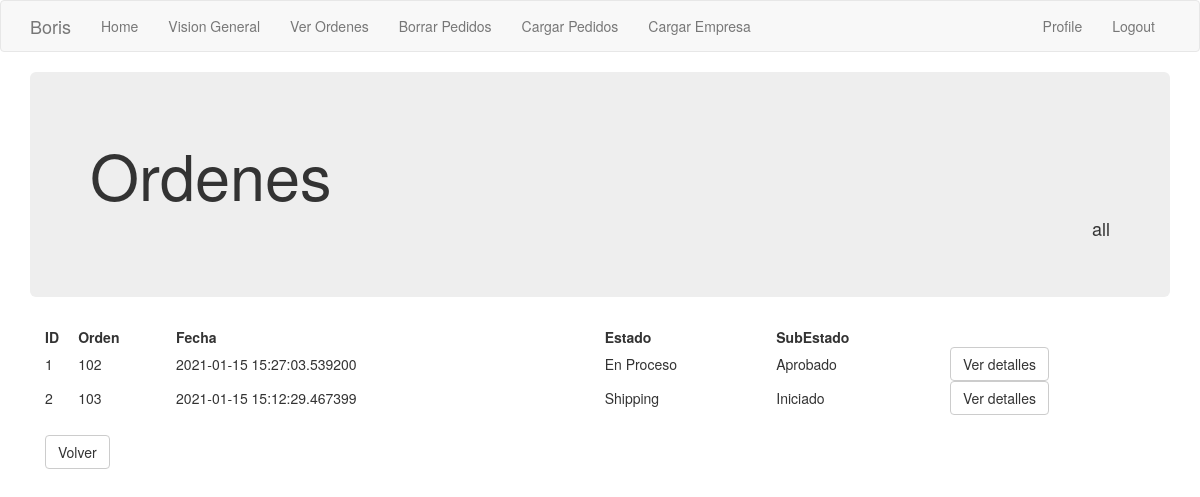
Page /ordenes/all (signed in) on the committed database.
### app/models.py (models this page shows, shortened)
class Order_header(db.Model):
    id = db.Column(db.Integer, primary_key=True)
    order_number = db.Column(db.Integer, index=True)
    order_id_anterior = db.Column(db.Integer)
    creation_date = db.Column(db.String(35), index=True)
    last_update_date = db.Column(db.String(35))
    payment_method = db.Column(db.String(10))
    payment_card = db.Column(db.String(10))
    courier_order_id = db.Column(db.String(64), index=True)
    status = db.Column(db.String(15))
    sub_status = db.Column(db.String(15))
    customer_address = db.Column(db.String(64))
    customer_number = db.Column(db.String(10))
    customer_floor = db.Column(db.String(10))
    customer_zipcode = db.Column(db.String(8))
    customer_locality = db.Column(db.String(64))
    customer_city = db.Column(db.String(64))
    customer_province = db.Column(db.String(64))
    customer_country = db.Column(db.String(64))
    detalle = db.relationship('Order_detail', backref='productos', lazy='dynamic')
    customer_id = db.Column(db.Integer, db.ForeignKey('customer.id'))
    store = db.Column(db.Integer, db.ForeignKey('company.store_id'))

### app/main/routes.py (the view)
@bp.route('/ordenes/<estado>', methods=['GET', 'POST'])
@login_required
def ver_ordenes(estado):
    if estado == 'all':
        ordenes =  Order_header.query.filter_by(store=current_user.store).all()
    else :
        ordenes = db.session.query(Order_header).filter((Order_header.store == current_user.store)).filter((Order_header.status == estado))
    return render_template('ordenes.html', title='Ordenes', ordenes=ordenes, estado=estado)

### app/main/routes.py (called while the page is built)
@bp.before_app_request
def before_request():
    if current_user.is_authenticated:
        current_user.last_seen = datetime.utcnow()
        db.session.commit()

### app/models.py (called while the page is built)
@login.user_loader
def load_user(id):
    return User.query.get(int(id))

### app/templates/ordenes.html
{% extends "base.html" %}
{% block app_content %}
<div class='jumbotron'>
    <h1> Ordenes</h1>
    <h4 class="text-right"> {{ estado }}</h4>
</div>
    <div class='container'>
        <table style="width:100%">
            <tr>
                <th>ID</th>
                <th>Orden</th>
                <th>Fecha</th>
                <th>Estado</th>
                <th>SubEstado</th>
                <th></th>
            </tr>
            {% for i in ordenes %}
            <tr>
                <td>{{i['id']}}</td>
                <td>{{i['order_number']}}</td>
                <td>{{i['creation_date']}}</td>
                <td>{{i['status']}}</td>
                <td>{{i['sub_status']}}</td>
                <td><a href="{{ url_for('main.orden', orden_id = i['id']) }}">
                    <button class="btn btn-default"> Ver detalles </button></td>
            </tr>
            {% endfor %}
        </table>
        <br>
        <td><a href="{{ url_for('main.vision_general') }}">
            <button class="btn btn-default"> Volver </button></a>
        </td>
    </div>
{% endblock %}

### rows in the picture
Order_header: id "1", order_number "102", creation_date "2021-01-15 15:27:03.539200", status "En Proceso", sub_status "Aprobado"
Order_header: id "2", order_number "103", creation_date "2021-01-15 15:12:29.467399", status "Shipping", sub_status "Iniciado"

### other values in the picture
{{ 'Logout' }} "Logout"
{{ estado }} "all"
